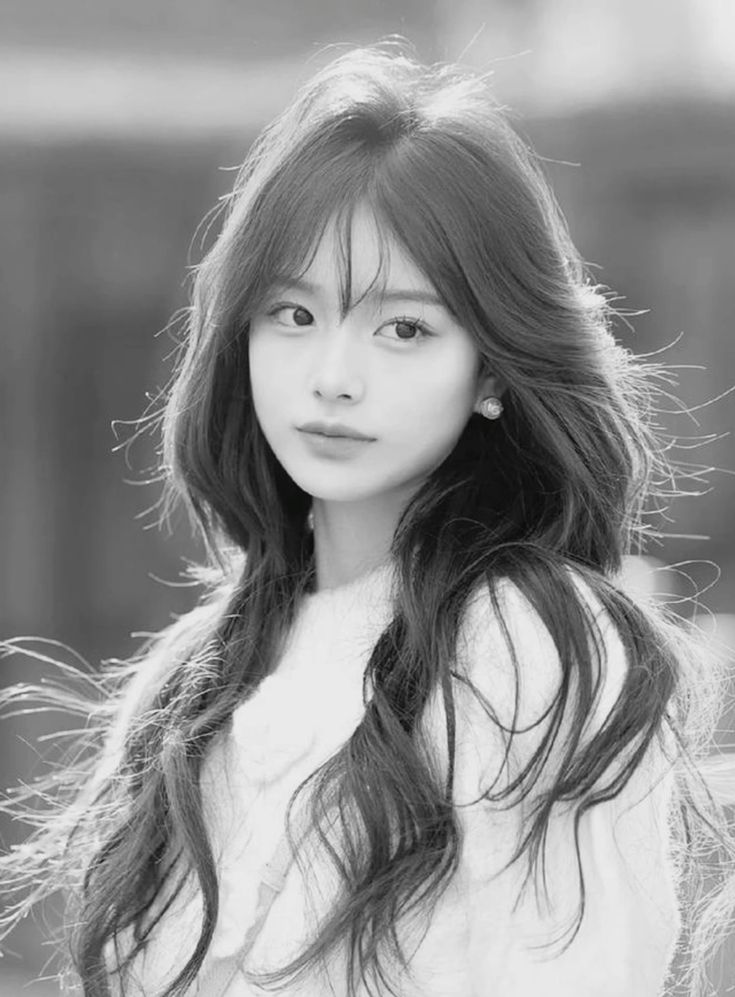
%> input picture Assignment-4/grayscale.jpg, 735 x 997 px
$ octave PCD.m   (GNU Octave 9; MATLAB toolbox functions it lacks are replaced by stand-ins)
%> lines starting %> are read from the running program, lines starting %| are printed output that depends on the picture
clear; clc; close all;

img_rgb = imread('grayscale.jpg');
%> img_rgb is the input picture: size 997x735x3 uint8; mean R, G, B 145.7, 145.7, 145.7
if size(img_rgb, 3) == 3
    img_gray = rgb2gray(img_rgb);
else
    img_gray = img_rgb;
end
img_double = im2double(img_gray);

% noise Salt & Pepper
img_sp = imnoise(img_double, 'salt & pepper', 0.05);
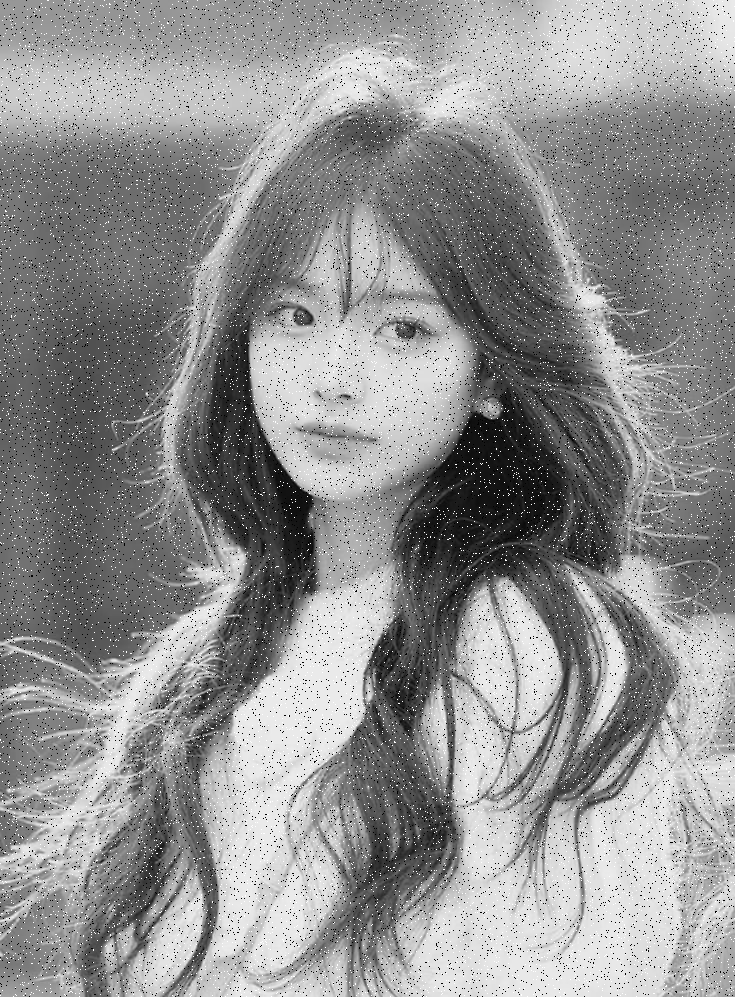
%> img_sp: size 997x735 double; min 0, max 1, mean 0.568
% noise Gaussian
img_gauss = imnoise(img_double, 'gaussian', 0, 0.01);

%% FILTERING DOMAIN SPASIAL
% a. Mean Filter
h_mean3 = fspecial('average', [3 3]);
sp_mean3 = imfilter(img_sp, h_mean3, 'replicate');

h_mean5 = fspecial('average', [5 5]);
sp_mean5 = imfilter(img_sp, h_mean5, 'replicate');

% b. Gaussian Smoothing
h_gauss_spasial = fspecial('gaussian', [5 5], 1.5);
sp_gauss = imfilter(img_gauss, h_gauss_spasial, 'replicate');

% c. Laplacian Filter
h_laplacian = fspecial('laplacian', 0);
sp_laplacian = imfilter(img_double, h_laplacian, 'replicate');
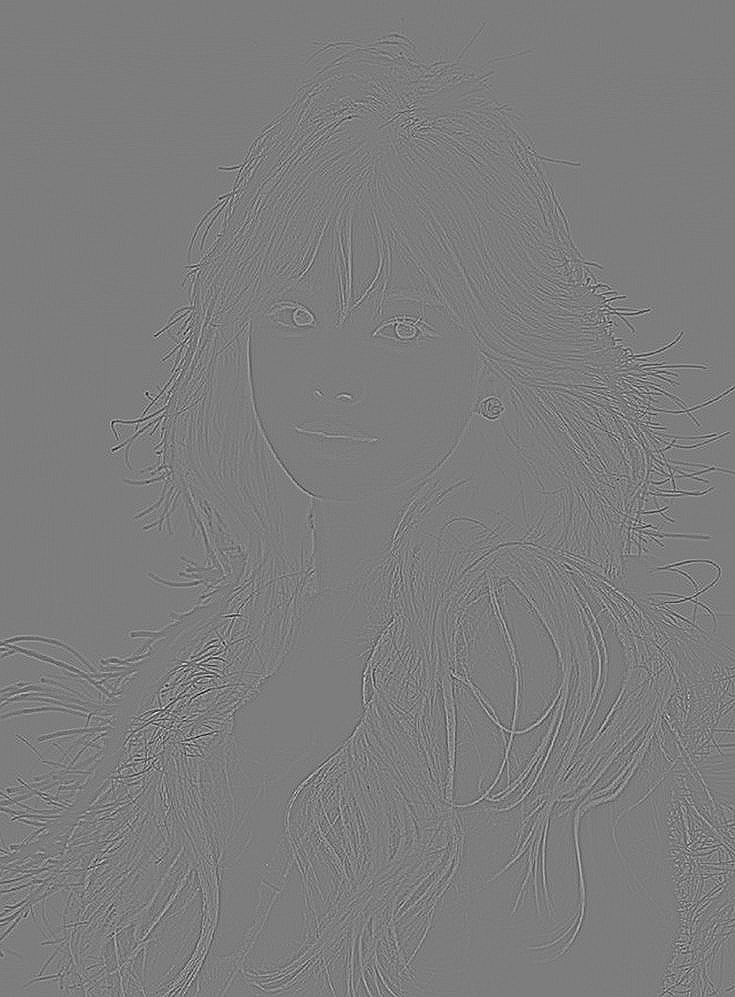
%> sp_laplacian: size 997x735 double; min -0.667, max 0.69, mean -4.46e-19; drawn with min black and max white

% d. Sharpening
h_sharp = [0 -1 0; -1 5 -1; 0 -1 0];
sp_sharp = imfilter(img_double, h_sharp, 'replicate');
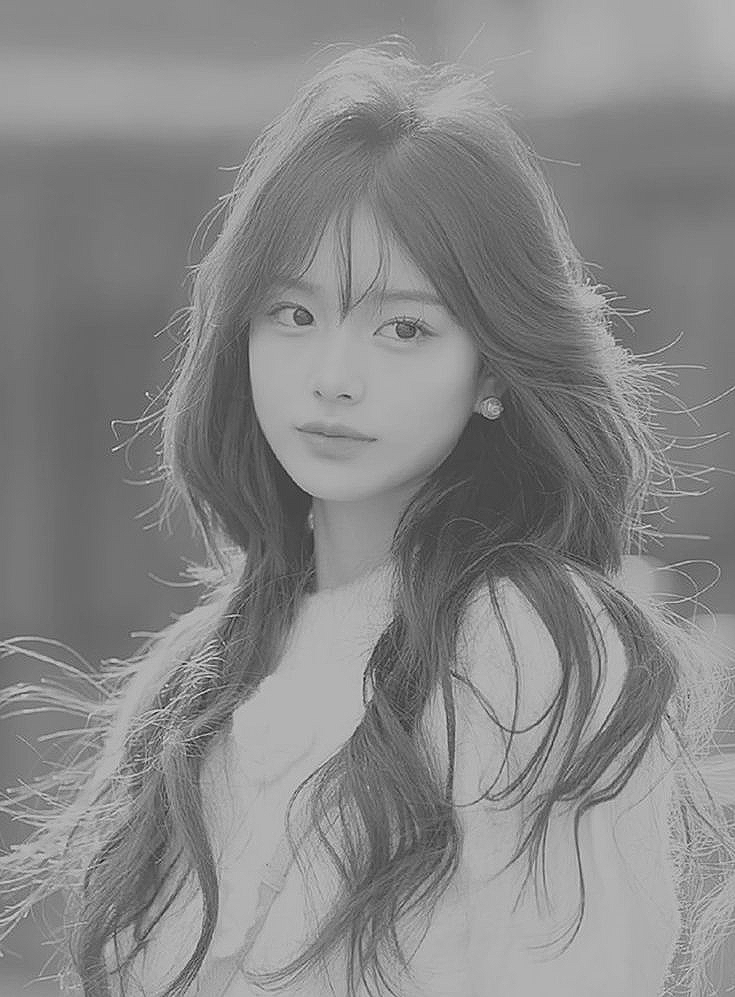
%> sp_sharp: size 997x735 double; min -0.51, max 1.52, mean 0.571; drawn with min black and max white

%% FILTERING DOMAIN FREKUENSI

[M, N] = size(img_double);
%> M = 997; N = 735
F = fftshift(fft2(img_gauss));

u = 0:(M-1); v = 0:(N-1);
%> after `u = 0:(M-1)`: u = 997 values from 0 to 996
%> after `v = 0:(N-1)`: v = 735 values from 0 to 734
idx = find(u > M/2); u(idx) = u(idx) - M;
%> after `idx = find(u > M/2)`: idx = 498 values from 500 to 997
idy = find(v > N/2); v(idy) = v(idy) - N;
%> after `idy = find(v > N/2)`: idy = 367 values from 369 to 735
[V, U] = meshgrid(v, u);
D = sqrt(U.^2 + V.^2);

D0 = 50;
n = 2;

H_ILPF = double(D <= D0);
H_BLPF = 1 ./ (1 + (D ./ D0).^(2*n));
H_GLPF = exp(-(D.^2) ./ (2*(D0^2)));


H_IHPF = double(D > D0);
D_safe = D; D_safe(D_safe == 0) = eps;
%> after `D_safe(D_safe == 0) = eps`:
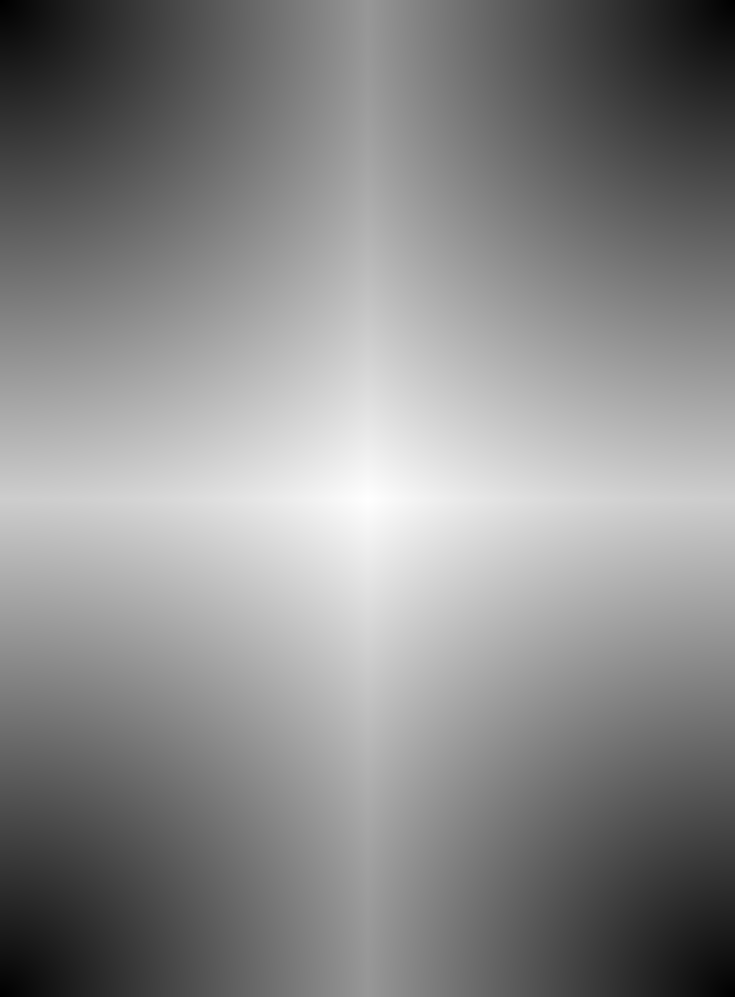
%> D_safe: size 997x735 double; min 2.22e-16, max 618.6, mean 333.6; drawn with min black and max white
H_BHPF = 1 ./ (1 + (D0 ./ D_safe).^(2*n));
H_GHPF = 1 - exp(-(D.^2) ./ (2*(D0^2)));

apply_freq_filter = @(H, F_img) real(ifft2(ifftshift(H .* F_img)));

freq_ilpf = apply_freq_filter(H_ILPF, F);
freq_blpf = apply_freq_filter(H_BLPF, F);
freq_glpf = apply_freq_filter(H_GLPF, F);

F_ori = fftshift(fft2(img_double));
freq_ihpf = apply_freq_filter(H_IHPF, F_ori);
freq_bhpf = apply_freq_filter(H_BHPF, F_ori);
freq_ghpf = apply_freq_filter(H_GHPF, F_ori);

% Plot Citra Asli & Noise
figure('Name', 'Input Citra Asli dan Noise');
subplot(1,3,1), imshow(img_double), title('Citra Asli');
subplot(1,3,2), imshow(img_sp), title('Noise Salt & Pepper');
subplot(1,3,3), imshow(img_gauss), title('Noise Gaussian');

% Plot Hasil Spasial
figure('Name', 'Filtering Domain Spasial');
subplot(2,3,1), imshow(img_sp), title('Input S&P');
subplot(2,3,2), imshow(sp_mean3), title('Mean 3x3');
subplot(2,3,3), imshow(sp_mean5), title('Mean 5x5');
subplot(2,3,4), imshow(img_gauss), title('Input Gaussian');
subplot(2,3,5), imshow(sp_gauss), title('Gaussian Smooth');
subplot(2,3,6), imshow(sp_sharp), title('Sharpening');

% Plot Hasil Frekuensi Lowpass
figure('Name', 'Filtering Domain Frekuensi (Lowpass)');
subplot(1,4,1), imshow(img_gauss), title('Input Noise Gaussian');
subplot(1,4,2), imshow(freq_ilpf, []), title('ILPF (Ideal)');
subplot(1,4,3), imshow(freq_blpf, []), title('BLPF (Butterworth)');
subplot(1,4,4), imshow(freq_glpf, []), title('GLPF (Gaussian)');

% Plot Hasil Frekuensi Highpass
figure('Name', 'Filtering Domain Frekuensi (Highpass)');
subplot(1,4,1), imshow(img_double), title('Input Citra Asli');
subplot(1,4,2), imshow(freq_ihpf, []), title('IHPF (Ideal)');
subplot(1,4,3), imshow(freq_bhpf, []), title('BHPF (Butterworth)');
subplot(1,4,4), imshow(freq_ghpf, []), title('GHPF (Gaussian)');
